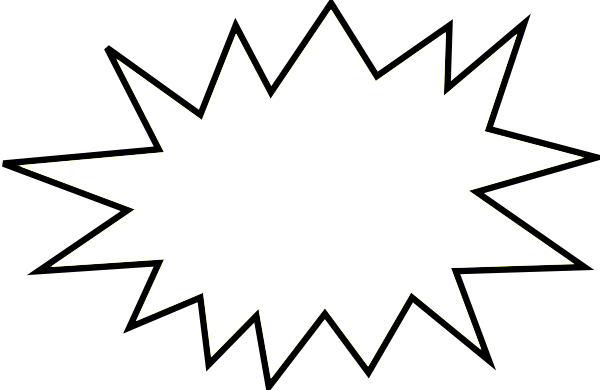
#> input picture test/test2.png, 600 x 390 px
$ python test3.py
#> lines starting #> are read from the running program, lines starting #| are printed output that depends on the picture
from pathlib import Path
from PIL import Image
from PIL import ImageFilter
from PIL import ImageDraw


if __name__ == '__main__':
    DIR = Path(__file__)
    path = DIR.parent / "test2.png"

    image = Image.open(path)
#> image is the input picture: PIL image 600x390 RGBA; mean R, G, B, A 233.7, 233.7, 232.4, 19.3
    width, height = image.size
#> width = 600; height = 390
    center = (int(0.5 * width), int(0.5 * height))
#> center = (300, 195)
    yellow = (255, 255, 0, 255)
    ImageDraw.floodfill(image, xy=center, value=yellow)
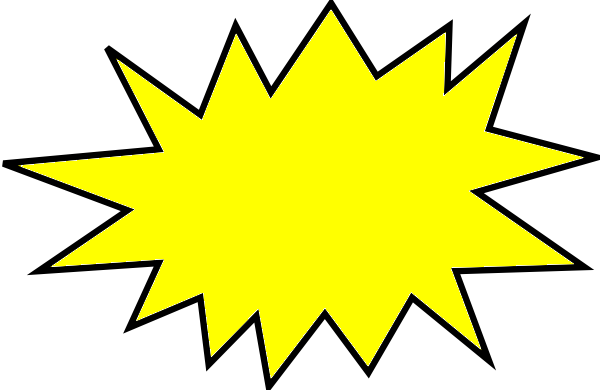
#> image: PIL image 600x390 RGBA; mean R, G, B, A 233.7, 233.7, 124.7, 127; transparent parts drawn white
    # image.save(output_img)
    image.show()
